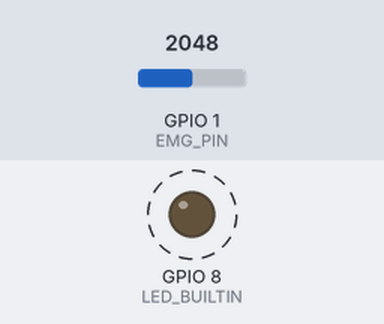
Bench run of a sketch on a simulated ESP32-C3. Parts: output pins drawn as LEDs (lit = HIGH). Dashed ring = blinking. The inputs (shaded band) are chosen by the test bench; at power-on: GPIO 1 (EMG_PIN) = 2048. What the sketch prints to the serial monitor is not drawn.

Above: at 0.05 s.
Timing chart, 0 to 3.0 s (numbered marks = the images above):
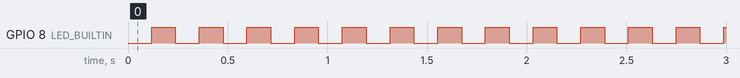

The sketch:

test_emg_sensor_ad8232.ino
```cpp
/*
Hướng dẫn lắp mạch kết nối emg ad8232 + esp32c3-supermini:
  (tùy từng loại đặc thù sensor emg, emg xử dụng trong demo này là AD8232)
  Thiết bị: AD83232, ESP32C3-supermini, 2 x pin9v, jack két nối và miếng đo nhịp tim.
  Sensor AD8232 có 5 chân bao gồm 2 cụm chân:
    Cụm 1: +VS, GND, -VS
    Cụm2: SIG, GND
  Dương cực (+) pin 9v thứ nhất -> +VS
  Âm cực (-) pin 9v thứ nhất -> GND (sensor)
  Dương cực (+) pin 9v thứ 2 -> GND (sensor)
  Âm cực (-) pin 9v thứ 2 -> -VS
  SIG (sensor) -> GPIO 0 (tùy chân cấu hình)
  GND (sensor) -> GND (esp32).
  */


byte EKG;
int loops;
bool flipflop;

#define EMG_PIN 1

void setup() {
  Serial.begin(115200);

  pinMode(LED_BUILTIN, OUTPUT);
  pinMode(EMG_PIN, INPUT);
}

void loop() {
  loops++;
  if (loops % 100 == 0) flipflop = !flipflop;
  digitalWrite(LED_BUILTIN, flipflop);
  int raw = analogRead(EMG_PIN);
  EKG = raw / 16;
  Serial.print(raw);     // giữ nguyên dữ liệu thô
  Serial.print(",");
  Serial.println(EKG);   // bản scale 0–255

  delay(1);
}
```

Measured:
- by itself, GPIO 8 (LED_BUILTIN): alternates HIGH for 0.12 s and LOW for 0.12 s
